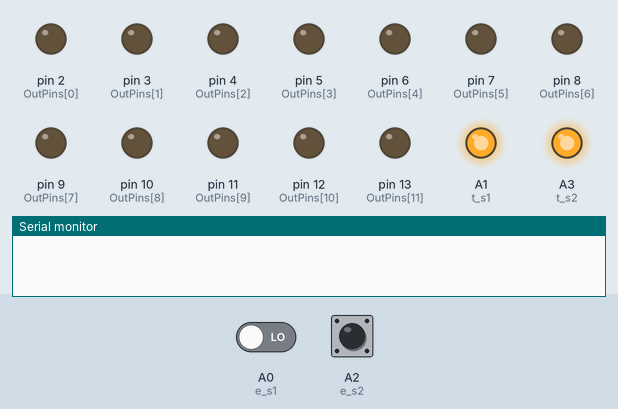
Recording of a sketch running on a simulated Arduino Uno, built with avr-gcc and run on an emulated ATmega328P. Shown: output pins drawn as LEDs (lit = HIGH), the last lines printed to the serial monitor. Inputs (shaded band) come from the test bench; at power-on: A2 (e_s2) LOW, A0 (e_s1) LOW.

Above: at 2.2 s.
2.3 s: A2 (e_s2) pulsed HIGH 2 times (0.12 s each, 0.3 s apart)
At 3.3 s:
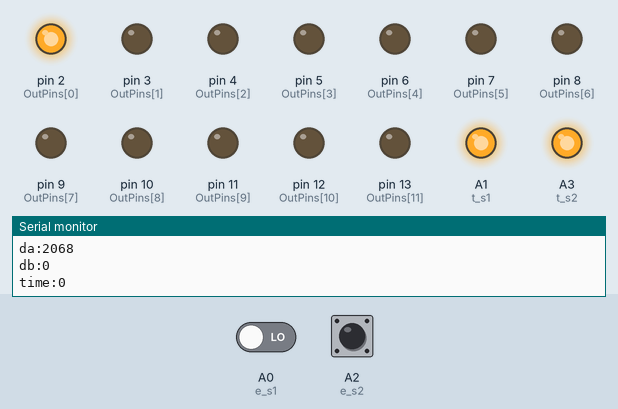
At 9.0 s:
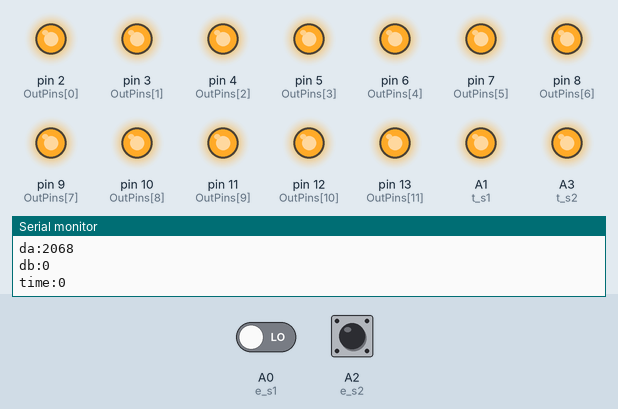
Timing chart, 0 to 10.5 s (numbered marks = the images above; inputs shaded):
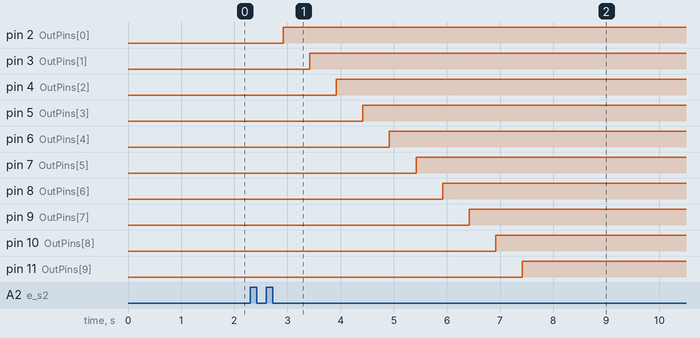

The sketch:

stair_lights.ino
```cpp
int set_dis = 8;    // Set distance for human read
int set_step = 12;   // Set step for Stairs Limt
int set_shift = 500; // Set shifting time for step to step MilliSecond
int set_timer = 20;   // Set on stay time for light on Second

#define e_s1 A0 //echo pin
#define t_s1 A1 //Trigger pin

#define e_s2 A2 //echo pin
#define t_s2 A3 //Trigger pin

long dis_a = 0, dis_b = 0;
int flag1 = 0, flag2 = 0;
int i = 0;
int Second = 0;
word MilliSecond = 0;
bool timerStart = false;

int OutPins[] = {2, 3, 4, 5, 6, 7, 8, 9, 10, 11, 12, 13};


//**********************ultra_read****************************
void ultra_read(int pin_t, int pin_e, long &ultra_time) {
  long time;
  digitalWrite(pin_t, LOW);
  delayMicroseconds(2);
  digitalWrite(pin_t, HIGH);
  delayMicroseconds(10);
  time = pulseIn (pin_e, HIGH);
  ultra_time =  time / 29 / 2;
}


void setup() {
  Serial.begin(9600);// initialize serial communication at 9600 bits per second:

  for (i = 0; i < set_step; i++) {
    pinMode(OutPins [i], OUTPUT);
  }

  pinMode(e_s1, INPUT);
  pinMode(t_s1, OUTPUT);

  pinMode(e_s2, INPUT);
  pinMode(t_s2, OUTPUT);

  noInterrupts();         // disable all interrupts
  TCCR1A = 0;             // set entire TCCR1A register to 0  //set timer1 interrupt at 1kHz  // 1 ms
  TCCR1B = 0;             // same for TCCR1B
  TCNT1  = 0;             // set timer count for 1khz increments
  OCR1A = 1999;           // = (16*10^6) / (1000*8) - 1
  //had to use 16 bit timer1 for this bc 1999>255, but could switch to timers 0 or 2 with larger prescaler
  // turn on CTC mode
  TCCR1B |= (1 << WGM12); // Set CS11 bit for 8 prescaler
  TCCR1B |= (1 << CS11);  // enable timer compare interrupt
  TIMSK1 |= (1 << OCIE1A);
  interrupts();           // enable

  delay(1000); // Waiting for a while
}


void loop() {
  data();

  if (Second == 0) {
    if (flag1 == 1) {
      flag1 = 0; timerStart = false;
      delay(set_shift);
      for (i = set_step - 1; i > -1; i--) {
        digitalWrite(OutPins [i], LOW);
        data();
        out1();
        delay(set_shift);
      }
    }
  }

  if (Second == 0) {
    if (flag2 == 1) {
      flag2 = 0; timerStart = false;
      delay(set_shift);
      for (i = 0; i < set_step; i++) {
        digitalWrite(OutPins [i], LOW);
        data();
        out2();
        delay(set_shift);
      }
    }
  }

}


void data() {
  ultra_read(t_s1, e_s1, dis_b);
  ultra_read(t_s2, e_s2, dis_a);

  Serial.print("da:"); Serial.println(dis_a);
  Serial.print("db:"); Serial.println(dis_b);
  Serial.print("time:"); Serial.println(Second);

  if (dis_a < set_dis) {
    Second = set_timer;
    delay(set_shift);
    if (flag1 == 0 && flag2 == 0) {
      flag1 = 1;
      for (i = set_step - 1; i > -1; i--) {
        digitalWrite(OutPins [i], HIGH);
        delay(set_shift);
      }
      timerStart = true;
    }
  }

  if (dis_b < set_dis) {
    Second = set_timer;
    delay(set_shift);
    if (flag1 == 0 && flag2 == 0) {
      flag2 = 1;
      for (i = 0; i < set_step; i++) {
        digitalWrite(OutPins [i], HIGH);
        delay(set_shift);
      }
      timerStart = true;
    }
  }
}

void out1() {
  if (flag1 == 1 || flag2 == 1) {
    i = 0;
  }
}

void out2() {
  if (flag1 == 1 || flag2 == 1) {
    i = set_step - 1;
  }
}


ISR(TIMER1_COMPA_vect) {
  if (timerStart == true) {
    MilliSecond++;
    if (MilliSecond >= 1000) {
      MilliSecond = 0;
      Second--;
    }
  }
}
```

Measured:
- after the input at 2.3 s, pin 2 (OutPins[0]): LOW → HIGH after 0.62 s instead of 6.7 s; pin 3 (OutPins[1]): LOW → HIGH after 1.1 s instead of 6.2 s; pin 4 (OutPins[2]): LOW → HIGH after 1.6 s instead of 5.7 s; pin 5 (OutPins[3]): LOW → HIGH after 2.1 s instead of 5.2 s; pin 6 (OutPins[4]): LOW → HIGH after 2.6 s instead of 4.7 s
